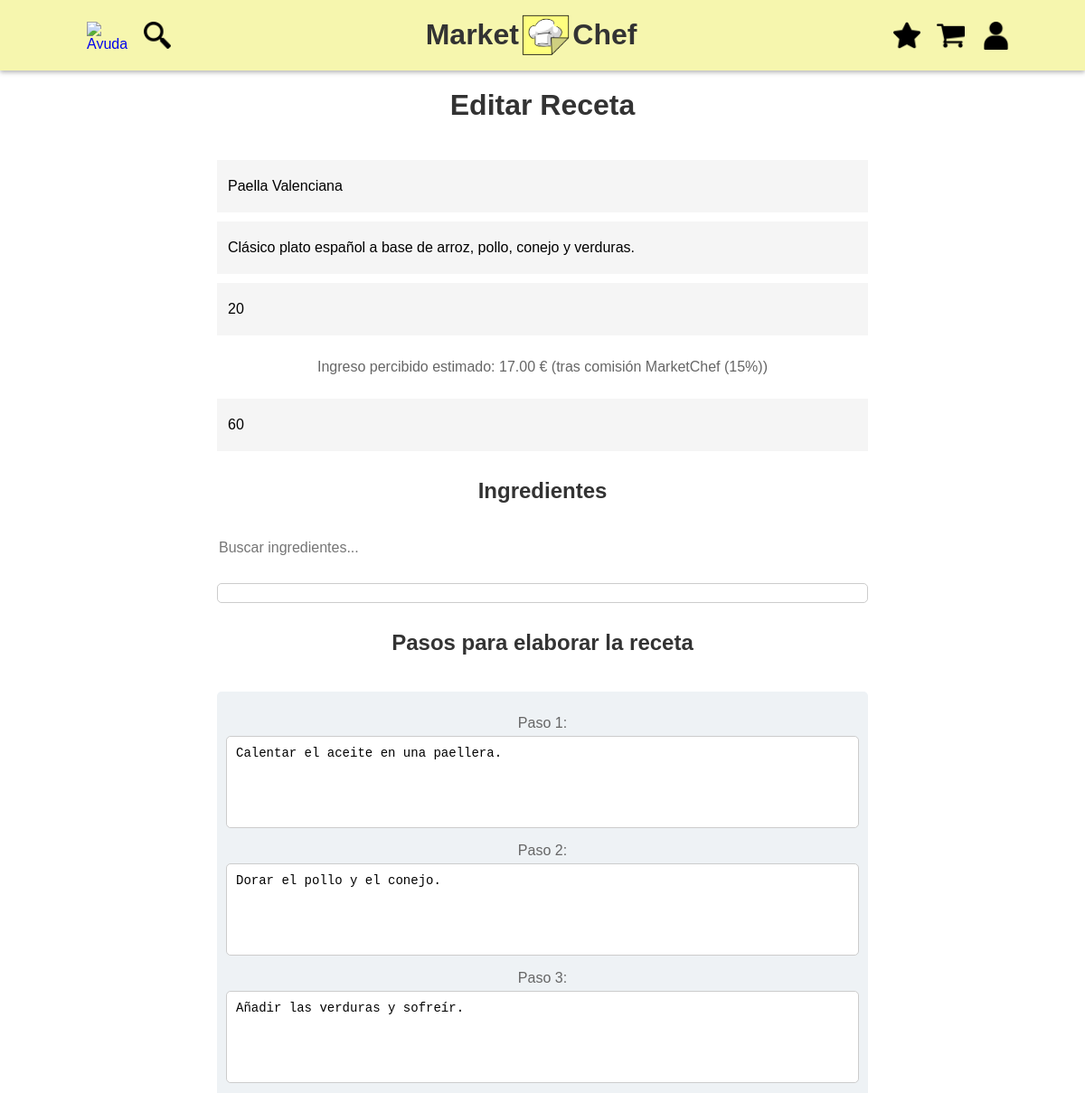
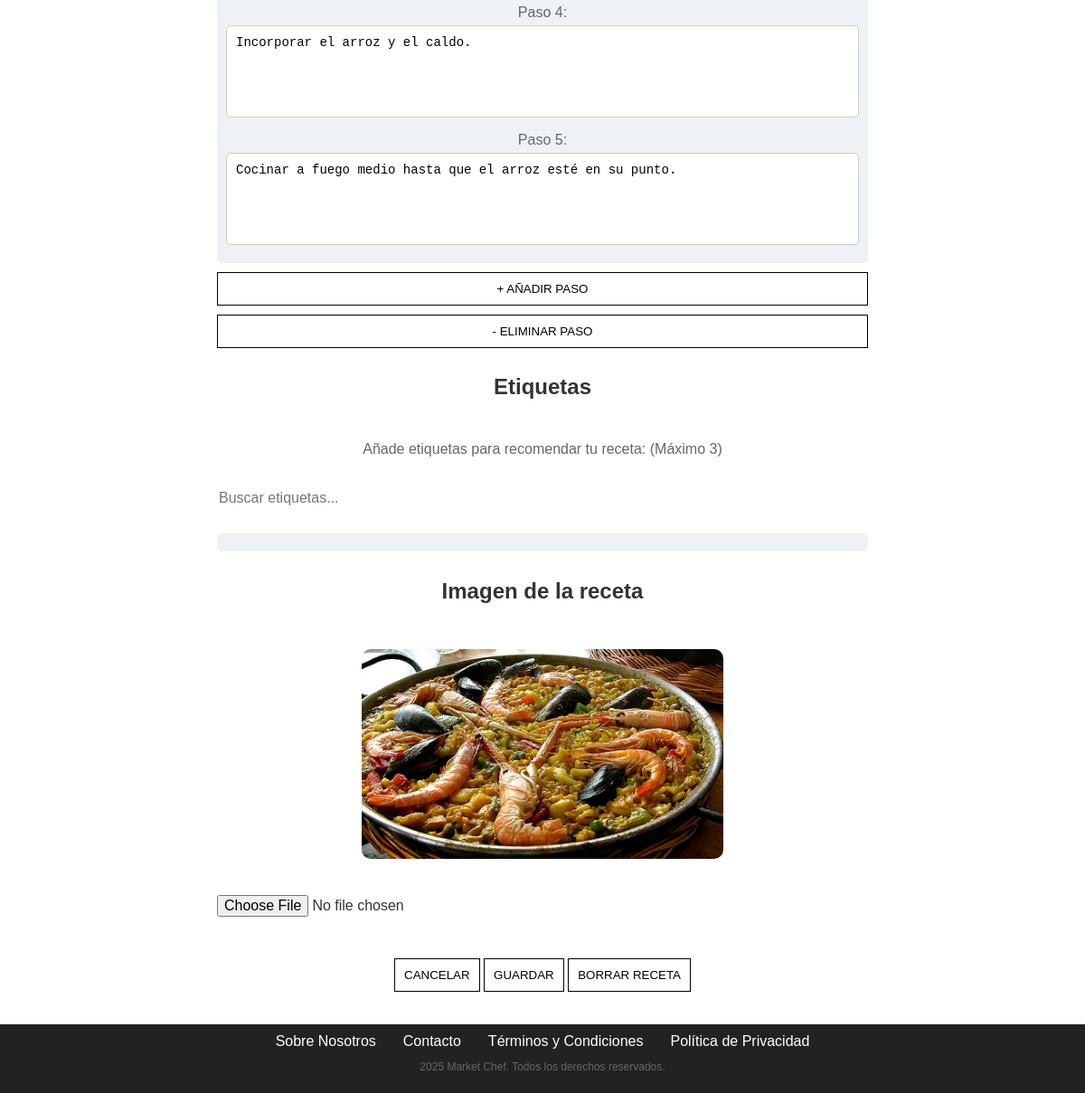
Page /editarReceta.php?id=1 on the committed database (2 pictures, top to bottom).
### tables this page shows
CREATE TABLE `recetas` (
 `ID` int(11) NOT NULL AUTO_INCREMENT,
 `Nombre` varchar(100) NOT NULL,
 `Autor` int(11) NOT NULL,
 `Descripcion` text NOT NULL,
 `Pasos` json NOT NULL,
 `Tiempo` int(11) NOT NULL,
 `Precio` double NOT NULL,
 `Fecha_Creacion` timestamp NOT NULL DEFAULT current_timestamp(),
  `Ruta` varchar(100) NOT NULL,
 PRIMARY KEY (`ID`),
 KEY `fk_recetas_autor` (`Autor`),
 CONSTRAINT `fk_recetas_autor` FOREIGN KEY (`Autor`) REFERENCES `usuarios` (`ID`) ON DELETE CASCADE ON UPDATE CASCADE
);

### editarReceta.php (called while the page is built, shortened)
<?php
$recetaId = $_GET['id'] ?? null;
$form = new editarRecetaForm();
$form->init($recetaId);
$htmlFormModReceta = $form->Manage();
require("includes/comun/plantilla.php");
?>

### includes/entidades/receta/recetaDAO.php (called while the page is built, shortened)
<?php
class recetaDAO extends baseDAO implements IReceta
{
    public function buscarReceta($recetaDTO)
    {
        $conn = application::getInstance()->getConexionBd();
        $query = "SELECT * FROM recetas WHERE ID = ?";
        $stmt = $conn->prepare($query);
        $id = $recetaDTO->getId();
        $stmt->bind_param("i", $id);
        if($stmt->execute())
        {
            $Id = $Nombre = $Autor = $Descripcion = $Pasos = $Tiempo = $Precio = $Fecha_Creacion = $ruta = null ;
            $stmt->bind_result($Id, $Nombre, $Autor, $Descripcion, $Pasos, $Tiempo, $Precio, $Fecha_Creacion, $ruta);
            if ($stmt->fetch())
            {
                $receta = new recetaDTO($Id, $Nombre, $Autor, $Descripcion, $Pasos, $Tiempo, $Precio, $Fecha_Creacion, $ruta);
                return $receta;
            }
        }
        return false;
    }
}
?>

### includes/entidades/receta/recetaDTO.php (called while the page is built, shortened)
<?php
class recetaDTO
{
    private $id;
    private $nombre;
    private $descripcion;
    private $pasos;
    private $tiempo;
    private $precio;
    private $ruta;
    public function __construct($id, $nombre, $autor, $descripcion, $pasos, $tiempo, $precio, $fecha_creacion, $ruta)
    {
        $this->id = $id;
        $this->nombre = $nombre;
        $this->descripcion = $descripcion;
        $this->pasos = $pasos;
        $this->tiempo = $tiempo;
        $this->precio = $precio;
        $this->ruta = $ruta;
    }
    public function getId()
    {
        return $this->id;
    }
    public function getNombre()
    {
        return $this->nombre;
    }
    public function getDescripcion()
    {
        return $this->descripcion;
    }
    public function getPasos()
    {
        return $this->pasos;
    }
    public function getTiempo()
    {
        return $this->tiempo;
    }
    public function getPrecio()
    {
        return $this->precio;
    }
    public function getRuta()
    {
        return $this->ruta;
    }
}
?>

### includes/entidades/receta/recetaAppService.php (called while the page is built, shortened)
<?php
class recetaAppService
{
    public function buscarRecetaPorId($recetaDTO){
        $IRecetaDAO = recetaFactory::CreateReceta();
        return $IRecetaDAO->buscarReceta($recetaDTO);
    }
}
?>

### includes/helpers/editarRecetaForm.php (the view, shortened to what this page needs)
<?php
class editarRecetaForm extends formularioBase
{
    private $recetaDTO;
    private $ingredientes;
    private $etiquetas;
    public function init($recetaId)
    {
        $recetaService = recetaAppService::GetSingleton();
        $this->recetaDTO = $recetaService->buscarRecetaPorId(new recetaDTO($recetaId, null, null, null, null, null, null, null, null));
        $ingredienteRecetaService = ingredienteRecetaAppService::GetSingleton();
        $this->ingredientes = $ingredienteRecetaService->buscarIngredienteReceta($this->recetaDTO, 'ids');
        $etiquetaRecetaService = etiquetaRecetaAppService::GetSingleton();
        $this->etiquetas = $etiquetaRecetaService->buscarEtiquetaReceta($this->recetaDTO);
    }
    protected function CreateFields($datos)
    {
        $nombre = $this->recetaDTO->getNombre();
        $descripcion = $this->recetaDTO->getDescripcion();
        $rutaImagen = "img/receta/" . htmlspecialchars($this->recetaDTO->getRuta());
        $precio = $this->recetaDTO->getPrecio();
        $tiempo = $this->recetaDTO->getTiempo();
        $pasos = $this->recetaDTO->getPasos();
        $pasos = json_decode($pasos, true);
        $stepsHtml = '';
        foreach ($pasos as $index => $paso) {
            $pasoSanitizado = htmlspecialchars($paso, ENT_QUOTES, 'UTF-8');
            $stepsHtml .= "<p class='step-item'><label>Paso " . ($index + 1) . ":</label> <textarea name='steps[]' required>$pasoSanitizado</textarea></p>";
        }
        $ingredientesArray = array_map(function($ingrediente) {
            return [
                'id' => $ingrediente->getIngrediente(),
                'cantidad' => $ingrediente->getCantidad(),
                'id_magnitud' => $ingrediente->getMagnitud()
            ];
        }, $this->ingredientes);
        $ingredientesJSON = json_encode($ingredientesArray);
        $etiquetasArray = array_map(function($etiqueta) {
            return [
                'id' => $etiqueta->getId(),
                'nombre' => $etiqueta->getNombre(),
            ];
        }, $this->etiquetas);
        $etiquetasJSON = json_encode($etiquetasArray);
        $html = <<<EOF
            <div class="input-container">
                <input type="textarea" name="titulo" placeholder="TITULO" value="$nombre" required/>
            </div>
            <div class="input-container">
                <input type="textarea" name="descripcion" placeholder="DESCRIPCION" value="$descripcion" required/>
            </div>
            <div class="input-container">
                <input type="number" step ="0.1" name="precio" placeholder="PRECIO EN €" value="$precio" required/>
            </div>
            <p>Ingreso percibido estimado: <span id="ingresoEstimado">0</span> € (tras comisión MarketChef (15%))</p>
            <div class="input-container">
                <input type="number" step ="1" name="tiempo" placeholder="TIEMPO DE ELABORACION EN MINUTOS" value="$tiempo" required/>
            </div>
            <h2>Ingredientes</h2>
            <div id="ingredientContainer">
            </div>
            <h2>Pasos para elaborar la receta</h2>
            <div id="stepsContainer">
                $stepsHtml
            </div>
            <button type="button" class="send-button" id="addStep">+ AÑADIR PASO</button>
            <button type="button" class="send-button" id="removeStep">- ELIMINAR PASO</button>
            <h2>Etiquetas</h2>
            <p>Añade etiquetas para recomendar tu receta: (Máximo 3)</p>
            <div id="tagsContainer" class="tags-container">
            </div>
            <h2>Imagen de la receta</h2>
           <img src="$rutaImagen" alt="$nombre" class="receta-imagen-detalle">
            <input type="file" id="imagenReceta" name="imagenReceta" accept="image/jpeg, image/png, image/gif"/>
            <p>
                <button type="button" class="send-button" onclick="location.href='index.php'">CANCELAR</button>
                <button type="submit" class="send-button" name="guardar">GUARDAR</button>
                <button type="submit" class="send-button" name="borrar">BORRAR RECETA</button>
            </p>
                let ingredientesReceta = $ingredientesJSON;
                let etiquetasReceta = $etiquetasJSON;
        EOF;
        return $html;
    }
    protected function Heading()
    {
        return '<h1>Editar Receta</h1>';
    }
}

### CSS/estiloGeneral.css (style rules this page uses)
.input-container { background: #f5f5f5; padding: 10px; text-align: left; }
input, textarea, select { width: 100%; border: none; background: transparent; padding-top: 10px; padding-bottom: 10px; font-size: 1em; }
textarea { min-height: 100px; resize: none; }
.send-button { background: #fff; border: 1px solid black; padding: 10px; cursor: pointer; }
#ingredientContainer, #stepsContainer, #tagsContainer { background: #eef2f5; padding: 10px; border-radius: 5px; margin-top: 10px; }
#ingredientContainer { max-height: 400px; overflow-y: auto; border: 1px solid #ccc; padding: 10px; background: #fff; }
.tags-container { display: flex; flex-wrap: wrap; gap: 10px; }
.receta-imagen-detalle { display: block; width: 100%; max-width: 400px; height: auto; margin: 20px auto; border-radius: 10px; }
.step-item { display: flex; flex-direction: column; gap: 5px; margin-bottom: 10px; }
.step-item textarea { width: auto; min-height: 80px; padding: 10px; border: 1px solid #ccc; background-color: #fff; border-radius: 5px; font-size: 14px; }
body { font-family: Arial, sans-serif; text-align: center; color: #333; margin: 0; }
h1 { font-size: 2em; margin-top: 20px; }
h2 { font-size: 1,3em; }
p { color: #666; }

### rows in the picture
recetas: titulo "Paella Valenciana", descripcion "Clásico plato español a base de arroz, pollo, conejo y verduras.", precio "20", tiempo "60", Pasos "Calentar el aceite en una paellera.", Pasos "Dorar el pollo y el conejo.", Pasos "Añadir las verduras y sofreír.", Pasos "Incorporar el arroz y el caldo.", Pasos "Cocinar a fuego medio hasta que el arroz esté en su punto.", Ruta (picture)
